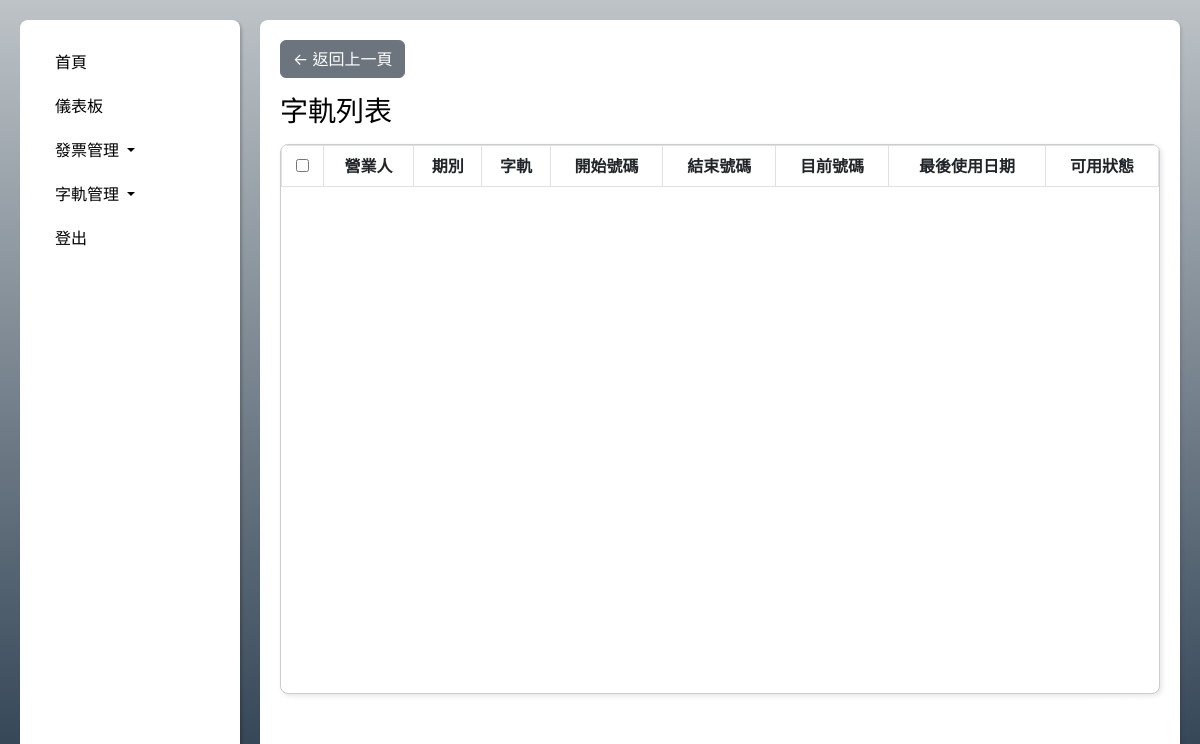
Page /number_distribution/ on the earlier database version.
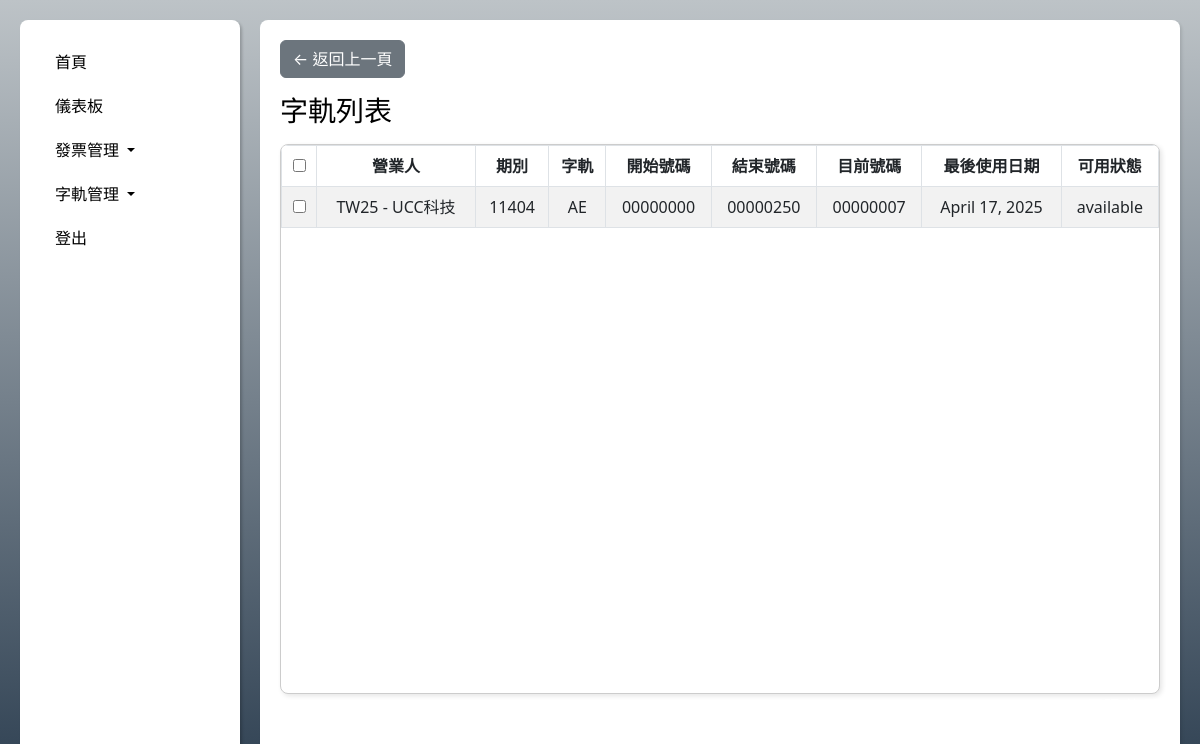
Same page on the later database version.
### e_invoices/models/number_distribution_models.py (models this page shows, shortened)
class NumberDistribution(models.Model):
    company = models.ForeignKey("e_invoices.Company", on_delete=models.CASCADE, related_name='number_distributions')
    initial_char = models.CharField(max_length=2)  # 開頭字母
    period = models.CharField(max_length=5)  # 期別
    start_number = models.CharField(max_length=8) # 起始號碼
    end_number = models.CharField(max_length=8) # 結束號碼
    current_number = models.CharField(max_length=8, blank=True, null=True)  # 當前號碼
    last_used_date = models.DateField(blank=True, null=True)  # 最後使用日期
    status = models.CharField(max_length=10, choices=[('available', 'Available'), ('used', 'Used')], default='available')

### e_invoices/models/company_models.py (models this page shows)
class Company(models.Model):
    company_id = models.CharField(
        max_length=10,
        validators=[alphanumeric_validator],
        unique=True,
        error_messages={'invalid': '請輸入10碼以內字元，僅限英文大小寫或數字'}
    )
    company_identifier = models.CharField(
        max_length=8,
        validators=[RegexValidator(r'^\d{8}$', message='請輸入8碼數字')]
    )
    company_register_name = models.CharField(max_length=100) # 公司註冊名稱
    company_name = models.CharField(max_length=100) # 公司簡稱
    company_address = models.CharField(max_length=255) # 公司地址
    head_company_identifer = models.ForeignKey(
        'self',
        on_delete=models.SET_NULL,
        blank=True,
        null=True,
        limit_choices_to={'company_type': 0},  # 只選 Headquarter 當總公司
        related_name='branches'
    )
    company_type = models.IntegerField(
        choices=[(0, '總機構'), (1, '分支機構')],
        default=0  # 預設為'總機構'
    )
    is_foreign_ecomm = models.IntegerField(
        choices=[(0, '否'), (1, '是')],
        default=0  # 預設為否
    )
    tax_identifer = models.CharField(
        max_length=9,
        validators=[RegexValidator(r'^\d{9}$', message='請輸入9碼數字')]
    )
    email = models.CharField(
        max_length=100,
        validators=[RegexValidator(r'^.+@.+$', message='請輸入100碼以內含有「@」符號的電子郵件地址')],
        blank=True,
        null=True
    )
    reporting_period = models.IntegerField(
        choices=[(1, '單月'), (2, '雙月')],
        default=2  # 預設為雙月
    )
    def __str__(self):
        return f"{self.company_id} - {self.company_name}"

### e_invoices/views/number_distribution_views.py (the view)
# urls.py: path('number_distribution/', number_distribution, name='number_distribution'),
def number_distribution(request):
    numbers = NumberDistribution.objects.all()
    return render(request, 'number_distribution.html', {'numbers':numbers})

### templates/number_distribution.html (shortened to what this page needs)
<!DOCTYPE html>
<html lang="zh-TW">
<head>
    <link href="https://cdn.jsdelivr.net/npm/bootstrap@5.3.0/dist/css/bootstrap.min.css" rel="stylesheet">
</head>
<body>
<div class="content-wrapper">
    <nav class="sidebar">
        <ul class="nav flex-column">
            <li class="nav-item">
                <a class="nav-link" href="{% url 'main' %}">首頁</a>
            </li>
            <li class="nav-item">
                <a class="nav-link" href="{% url 'front4' %}">儀表板</a>
            </li>
            <li class="nav-item">
                <a class="nav-link dropdown-toggle" href="#" data-bs-toggle="collapse" data-bs-target="#invoiceMenu">
                    發票管理
                </a>
            </li>
            <li class="nav-item">
                <a class="nav-link dropdown-toggle" href="#" data-bs-toggle="collapse" data-bs-target="#settingMenu">
                    字軌管理
                </a>
            </li>
            <li class="nav-item">
                <a class="nav-link" href="javascript:void(0);" id="logoutLink">登出</a>
            </li>
        </ul>
    </nav>
    <div class="content">
        <a href="javascript:history.back()" class="btn btn-secondary back-button">← 返回上一頁</a>
        <div class="title-section mt-3">
            <h3>字軌列表</h3>
        </div>
         <form>
            <div class="table-wrapper">
                <table class="table table-striped table-hover">
                    <thead>
                        <tr>
                            <th><input type="checkbox" id="selectAll"></th>
                            <th>營業人</th>
                            <th>期別</th>
                            <th>字軌</th>
                            <th>開始號碼</th>
                            <th>結束號碼</th>
                            <th>目前號碼</th>
                            <th>最後使用日期</th>
                            <th>可用狀態</th>
                        </tr>
                    </thead>
                    <tbody>
                        {% for number in numbers %}
                        <tr>
                            <td class="text-center"><input type="checkbox" name="selected_documents" value="{{ number.id }}"></td>
                            <td class="text-center">{{ number.company }}</td>
                            <td class="text-center">{{ number.period }}</td>
                            <td class="text-center">{{ number.initial_char }}</td>
                            <td class="text-center">{{ number.start_number }}</td>
                            <td class="text-center">{{ number.end_number }}</td>
                            <td class="text-center">{{ number.current_number }}</td>
                            <td class="text-center">{{ number.last_used_date }}</td>
                            <td class="text-center">{{ number.status }}</td>
                        </tr>
                        {% endfor %}
                    </tbody>
                </table>
            </div>
            <div class="pagination text-end">
                <span class="step-links">
                    <span class="current">
                    </span>
                </span>
            </div>
        </form>
    </div>
</div>
</body>
</html>

### templates/number_distribution.html (style rules this page uses)
.content-wrapper { display: flex; height: 100vh; padding: 20px; }
.sidebar { width: 220px; background-color: #ffffff; border-radius: 8px; padding: 20px; height: calc(100vh - 40px); box-shadow: 2px 2px 3px rgba(0, 0, 0, 0.2); transition: all 0.3s ease; }
.sidebar .nav-link { color: black !important; padding: 10px 15px; display: block; transition: background 0.3s; border-radius: 6px; }
.content { flex: 1; padding: 20px; background-color: white; border-radius: 8px; box-shadow: 2px 2px 3px rgba(0, 0, 0, 0.1); margin-left: 20px; }
.table-wrapper { width: 100%; max-width: 100%; height:550px; padding: 0px; background: white; border-radius: 8px; border: 1px solid #ccc; box-shadow: 2px 2px 5px rgba(0, 0, 0, 0.1); overflow-y: auto; overflow-x: hidden; }
.table { width: 100%; margin: 0; border-collapse: collapse; }
.table td, .table th { border: 1px solid #dee2e6; vertical-align: middle; }
.table thead th { text-align: center; vertical-align: middle; }
body { background: linear-gradient(to bottom, #bdc3c7, #2c3e50); color: white; height: 100vh; margin: 0; }
.title-section h3 { display: block !important; color: black; }
.pagination { display: flex; justify-content: flex-end; }

Differences in the rows shown:
added NumberDistribution: company "TW25 - UCC科技", period "11404", initial_char "AE", start_number "00000000", end_number "00000250", current_number "00000007", last_used_date "April 17, 2025", status "available"
